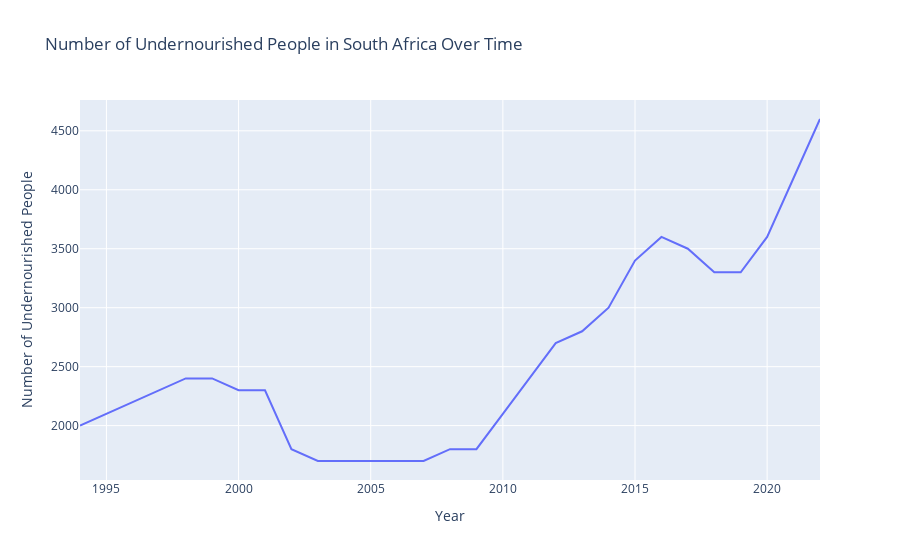

The notebook cell saved with this chart:
### Markdown cell above
let's take a look at the evolution of undernourished people in South Africa

### Code cell
fig = px.line(
    undernourished_south_africa,
    x="TIME_PERIOD",
    y="OBS_VALUE",
    title="Number of Undernourished People in South Africa Over Time",
    labels={"TIME_PERIOD": "Year", "OBS_VALUE": "Number of Undernourished People"},
)
fig.show()

### Figure 1 — Plotly figure (JSON) as saved in the notebook; plotly's stock layout.template omitted (floating-point values rounded to 4 significant figures)
{"data": [{"hovertemplate": "Year=%{x}<br>Number of Undernourished People=%{y}<extra></extra>", "legendgroup": "", "line": {"color": "#636efa", "dash": "solid"}, "marker": {"symbol": "circle"}, "mode": "lines", "name": "", "orientation": "v", "showlegend": false, "type": "scatter", "x": [1994, 1995, 1996, 1997, 1998, 1999, 2000, 2001, 2002, 2003, 2004, 2005, 2006, 2007, 2008, 2009, 2010, 2011, 2012, 2013, 2014, 2015, 2016, 2017, 2018, 2019, 2020, 2021, 2022], "xaxis": "x", "y": [2000.0, 2100.0, 2200.0, 2300.0, 2400.0, 2400.0, 2300.0, 2300.0, 1800.0, 1700.0, 1700.0, 1700.0, 1700.0, 1700.0, 1800.0, 1800.0, 2100.0, 2400.0, 2700.0, 2800.0, 3000.0, 3400.0, 3600.0, 3500.0, 3300.0, 3300.0, 3600.0, 4100.0, 4600.0], "yaxis": "y"}], "layout": {"legend": {"tracegroupgap": 0}, "title": {"text": "Number of Undernourished People in South Africa Over Time"}, "xaxis": {"anchor": "y", "domain": [0, 1], "title": {"text": "Year"}}, "yaxis": {"anchor": "x", "domain": [0, 1], "title": {"text": "Number of Undernourished People"}}}}
